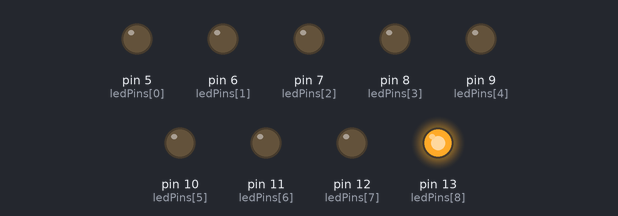
This sketch was run on a simulated Arduino Uno, built with avr-gcc and run on an emulated ATmega328P. Shown: output pins drawn as LEDs (lit = HIGH).

Above: at 0.27 s.
Timing chart, 0 to 3.0 s (numbered marks = the images above):
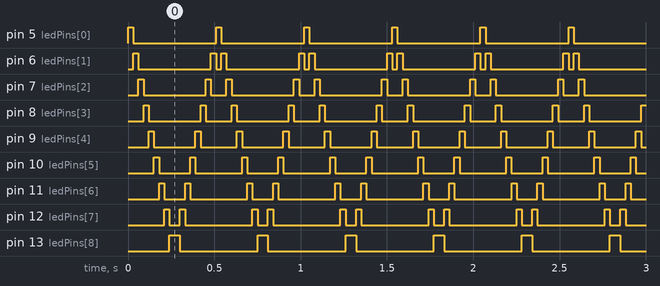

Measured:
- by itself, pin 5 (ledPins[0]): alternates HIGH for 0.03 s and LOW for 0.48 s
- by itself, pin 6 (ledPins[1]): repeats every 0.51 s: LOW 0.42 s, HIGH 0.03 s, LOW 0.03 s, HIGH 0.03 s
- by itself, pin 7 (ledPins[2]): repeats every 0.51 s: LOW 0.36 s, HIGH 0.03 s, LOW 0.09 s, HIGH 0.03 s
- by itself, pin 8 (ledPins[3]): repeats every 0.51 s: LOW 0.30 s, HIGH 0.03 s, LOW 0.15 s, HIGH 0.03 s
- by itself, pin 9 (ledPins[4]): alternates HIGH for 0.03 s and LOW for 0.23 s
- by itself, pin 10 (ledPins[5]): repeats every 0.51 s: LOW 0.18 s, HIGH 0.03 s, LOW 0.27 s, HIGH 0.03 s
- by itself, pin 11 (ledPins[6]): repeats every 0.51 s: LOW 0.12 s, HIGH 0.03 s, LOW 0.33 s, HIGH 0.03 s
- by itself, pin 12 (ledPins[7]): repeats every 0.51 s: LOW 0.06 s, HIGH 0.03 s, LOW 0.39 s, HIGH 0.03 s

The sketch:

Project2_Controlling_8_LEDs_v1.ino
```cpp
// Project Guide
// Project 2: Controlling 8 LEDs
// Version 1

int ledCount = 9;
int ledPins[] = {5,6,7,8,9,10,11,12,13};
int ledDelay = 30;

void setup() {
  // activate all LED pins
  for (int thisLed = 0; thisLed < ledCount; thisLed++) {
    pinMode(ledPins[thisLed], OUTPUT);
  }
}

void loop() {
  // increments a counter to step forwards through the list
  for (int thisLed = 0; thisLed < ledCount; thisLed++) {
    digitalWrite(ledPins[thisLed], HIGH);
    delay(ledDelay);
    digitalWrite(ledPins[thisLed], LOW);
  }
  // starts at last position in the list and steps backwards
  for (int thisLed = ledCount-1; thisLed > 0; thisLed--) {
    digitalWrite(ledPins[thisLed], HIGH);
    delay(ledDelay);
    digitalWrite(ledPins[thisLed], LOW);
  }
}
```
